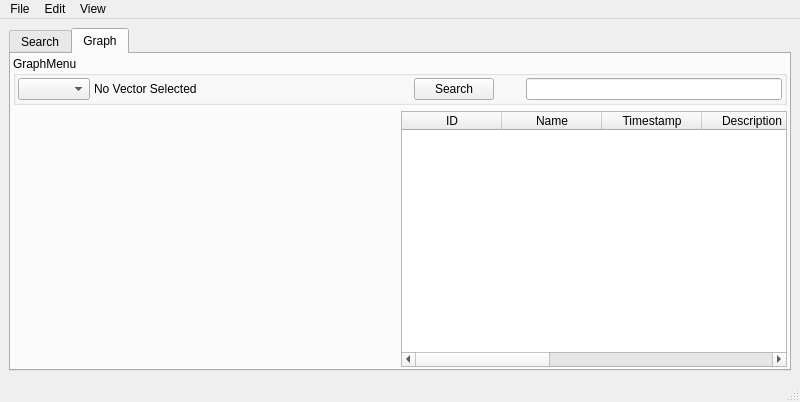
<?xml version="1.0" encoding="UTF-8"?>
<ui version="4.0">
 <class>MainWindow</class>
 <widget class="QMainWindow" name="MainWindow">
  <property name="geometry">
   <rect>
    <x>0</x>
    <y>0</y>
    <width>800</width>
    <height>402</height>
   </rect>
  </property>
  <property name="minimumSize">
   <size>
    <width>700</width>
    <height>400</height>
   </size>
  </property>
  <property name="windowTitle">
   <string>MainWindow</string>
  </property>
  <widget class="QWidget" name="centralwidget">
   <layout class="QGridLayout" name="gridLayout">
    <item row="0" column="0">
     <widget class="QTabWidget" name="tabWidget">
      <property name="currentIndex">
       <number>1</number>
      </property>
      <widget class="QWidget" name="SearchTab">
       <attribute name="title">
        <string>Search</string>
       </attribute>
       <layout class="QHBoxLayout" name="horizontalLayout_2" stretch="3,0">
        <property name="spacing">
         <number>2</number>
        </property>
        <property name="leftMargin">
         <number>2</number>
        </property>
        <property name="topMargin">
         <number>2</number>
        </property>
        <property name="rightMargin">
         <number>2</number>
        </property>
        <property name="bottomMargin">
         <number>2</number>
        </property>
        <item>
         <layout class="QVBoxLayout" name="verticalLayout" stretch="1,10">
          <property name="spacing">
           <number>2</number>
          </property>
          <item>
           <widget class="QGroupBox" name="groupBox_4">
            <property name="title">
             <string>GroupBox</string>
            </property>
            <layout class="QHBoxLayout" name="horizontalLayout_3">
             <property name="spacing">
              <number>2</number>
             </property>
             <property name="leftMargin">
              <number>2</number>
             </property>
             <property name="topMargin">
              <number>2</number>
             </property>
             <property name="rightMargin">
              <number>2</number>
             </property>
             <property name="bottomMargin">
              <number>2</number>
             </property>
             <item>
              <widget class="QPushButton" name="searchSearchButton">
               <property name="text">
                <string>Search</string>
               </property>
              </widget>
             </item>
             <item>
              <widget class="QLineEdit" name="lineEdit_2"/>
             </item>
             <item>
              <spacer name="horizontalSpacer_2">
               <property name="orientation">
                <enum>Qt::Horizontal</enum>
               </property>
               <property name="sizeType">
                <enum>QSizePolicy::Preferred</enum>
               </property>
               <property name="sizeHint" stdset="0">
                <size>
                 <width>40</width>
                 <height>20</height>
                </size>
               </property>
              </spacer>
             </item>
             <item>
              <widget class="QPushButton" name="filterButton">
               <property name="text">
                <string>Filter</string>
               </property>
              </widget>
             </item>
            </layout>
           </widget>
          </item>
          <item>
           <widget class="QTableWidget" name="tableWidget_2">
            <property name="sortingEnabled">
             <bool>true</bool>
            </property>
            <property name="rowCount">
             <number>10</number>
            </property>
            <attribute name="horizontalHeaderDefaultSectionSize">
             <number>120</number>
            </attribute>
            <row/>
            <row/>
            <row/>
            <row/>
            <row/>
            <row/>
            <row/>
            <row/>
            <row/>
            <row/>
            <column>
             <property name="text">
              <string>List number</string>
             </property>
            </column>
            <column>
             <property name="text">
              <string>Log entry timestamp</string>
             </property>
            </column>
            <column>
             <property name="text">
              <string>Log entry event</string>
             </property>
            </column>
            <column>
             <property name="text">
              <string>Vector</string>
             </property>
            </column>
           </widget>
          </item>
         </layout>
        </item>
        <item>
         <widget class="QGroupBox" name="groupBox_3">
          <property name="title">
           <string/>
          </property>
         </widget>
        </item>
       </layout>
      </widget>
      <widget class="QWidget" name="GraphTab">
       <attribute name="title">
        <string>Graph</string>
       </attribute>
       <layout class="QVBoxLayout" name="verticalLayout_2" stretch="1,10">
        <property name="leftMargin">
         <number>2</number>
        </property>
        <property name="topMargin">
         <number>2</number>
        </property>
        <property name="rightMargin">
         <number>2</number>
        </property>
        <property name="bottomMargin">
         <number>2</number>
        </property>
        <item>
         <widget class="QGroupBox" name="groupBox">
          <property name="title">
           <string>GraphMenu</string>
          </property>
          <layout class="QGridLayout" name="gridLayout_2" columnstretch="3,2,15,2,2,0,0">
           <property name="leftMargin">
            <number>2</number>
           </property>
           <property name="topMargin">
            <number>2</number>
           </property>
           <property name="rightMargin">
            <number>2</number>
           </property>
           <property name="bottomMargin">
            <number>2</number>
           </property>
           <property name="horizontalSpacing">
            <number>4</number>
           </property>
           <property name="verticalSpacing">
            <number>2</number>
           </property>
           <item row="0" column="5" colspan="2">
            <widget class="QLineEdit" name="graphLineEdit">
             <property name="sizePolicy">
              <sizepolicy hsizetype="Ignored" vsizetype="Fixed">
               <horstretch>9</horstretch>
               <verstretch>0</verstretch>
              </sizepolicy>
             </property>
            </widget>
           </item>
           <item row="0" column="3">
            <widget class="QPushButton" name="graphSearchButton_2">
             <property name="sizePolicy">
              <sizepolicy hsizetype="Fixed" vsizetype="Ignored">
               <horstretch>0</horstretch>
               <verstretch>0</verstretch>
              </sizepolicy>
             </property>
             <property name="text">
              <string>Search</string>
             </property>
            </widget>
           </item>
           <item row="0" column="0">
            <widget class="QComboBox" name="VectorMenu"/>
           </item>
           <item row="0" column="1">
            <widget class="QLabel" name="CurrentVector">
             <property name="text">
              <string>No Vector Selected</string>
             </property>
            </widget>
           </item>
           <item row="0" column="2">
            <spacer name="horizontalSpacer">
             <property name="orientation">
              <enum>Qt::Horizontal</enum>
             </property>
             <property name="sizeHint" stdset="0">
              <size>
               <width>40</width>
               <height>20</height>
              </size>
             </property>
            </spacer>
           </item>
          </layout>
         </widget>
        </item>
        <item>
         <layout class="QHBoxLayout" name="horizontalLayout" stretch="1,1">
          <property name="spacing">
           <number>2</number>
          </property>
          <item>
           <widget class="QWidget" name="graphArea" native="true">
            <property name="sizePolicy">
             <sizepolicy hsizetype="Expanding" vsizetype="Expanding">
              <horstretch>0</horstretch>
              <verstretch>0</verstretch>
             </sizepolicy>
            </property>
            <layout class="QVBoxLayout" name="verticalLayout_3"/>
           </widget>
          </item>
          <item>
           <widget class="QTableWidget" name="tableWidget">
            <property name="sizePolicy">
             <sizepolicy hsizetype="Expanding" vsizetype="Expanding">
              <horstretch>0</horstretch>
              <verstretch>0</verstretch>
             </sizepolicy>
            </property>
            <property name="sortingEnabled">
             <bool>true</bool>
            </property>
            <property name="rowCount">
             <number>0</number>
            </property>
            <column>
             <property name="text">
              <string>ID</string>
             </property>
            </column>
            <column>
             <property name="text">
              <string>Name</string>
             </property>
            </column>
            <column>
             <property name="text">
              <string>Timestamp</string>
             </property>
            </column>
            <column>
             <property name="text">
              <string>Description</string>
             </property>
            </column>
            <column>
             <property name="text">
              <string>Log Entry Reference</string>
             </property>
            </column>
            <column>
             <property name="text">
              <string>Log Creator</string>
             </property>
            </column>
            <column>
             <property name="text">
              <string>Event Type</string>
             </property>
            </column>
            <column>
             <property name="text">
              <string>Icon Type</string>
             </property>
            </column>
           </widget>
          </item>
         </layout>
        </item>
       </layout>
      </widget>
     </widget>
    </item>
   </layout>
  </widget>
  <widget class="QMenuBar" name="menubar">
   <property name="geometry">
    <rect>
     <x>0</x>
     <y>0</y>
     <width>800</width>
     <height>20</height>
    </rect>
   </property>
   <widget class="QMenu" name="menuFile">
    <property name="title">
     <string>File</string>
    </property>
    <addaction name="actionSave"/>
    <addaction name="actionAuto_Save"/>
    <addaction name="separator"/>
    <addaction name="actionExport"/>
    <addaction name="separator"/>
    <addaction name="actionSettings"/>
    <addaction name="actionVersion_Control"/>
    <addaction name="separator"/>
    <addaction name="actionClose_Exit"/>
   </widget>
   <widget class="QMenu" name="menuEdit">
    <property name="title">
     <string>Edit</string>
    </property>
    <addaction name="actionUndo"/>
    <addaction name="actionRedo"/>
    <addaction name="separator"/>
    <addaction name="actionFind"/>
    <addaction name="actionCopy"/>
    <addaction name="actionPaste"/>
    <addaction name="separator"/>
    <addaction name="actionFind_2"/>
   </widget>
   <widget class="QMenu" name="menuView">
    <property name="title">
     <string>View</string>
    </property>
   </widget>
   <addaction name="menuFile"/>
   <addaction name="menuEdit"/>
   <addaction name="menuView"/>
  </widget>
  <widget class="QStatusBar" name="statusbar"/>
  <action name="actionSave">
   <property name="text">
    <string>Save</string>
   </property>
  </action>
  <action name="actionAuto_Save">
   <property name="checkable">
    <bool>true</bool>
   </property>
   <property name="checked">
    <bool>true</bool>
   </property>
   <property name="text">
    <string>Auto-Save</string>
   </property>
  </action>
  <action name="actionExport">
   <property name="text">
    <string>Export...</string>
   </property>
  </action>
  <action name="actionClose_Exit">
   <property name="text">
    <string>Close/Exit</string>
   </property>
  </action>
  <action name="actionUndo">
   <property name="text">
    <string>Undo</string>
   </property>
   <property name="shortcut">
    <string>Ctrl+Z</string>
   </property>
  </action>
  <action name="actionRedo">
   <property name="text">
    <string>Redo</string>
   </property>
   <property name="shortcut">
    <string>Ctrl+Shift+Z</string>
   </property>
  </action>
  <action name="actionFind">
   <property name="text">
    <string>Cut</string>
   </property>
  </action>
  <action name="actionCopy">
   <property name="text">
    <string>Copy</string>
   </property>
  </action>
  <action name="actionPaste">
   <property name="text">
    <string>Paste</string>
   </property>
   <property name="shortcut">
    <string>Ctrl+V</string>
   </property>
  </action>
  <action name="actionFind_2">
   <property name="text">
    <string>Find</string>
   </property>
   <property name="shortcut">
    <string>Ctrl+F</string>
   </property>
  </action>
  <action name="actionSettings">
   <property name="text">
    <string>Settings</string>
   </property>
  </action>
  <action name="actionExport_2">
   <property name="text">
    <string>Export</string>
   </property>
  </action>
  <action name="actionVersion_Control">
   <property name="text">
    <string>Version Control</string>
   </property>
  </action>
  <action name="actionFileConfig">
   <property name="text">
    <string>Log File Configuration</string>
   </property>
  </action>
 </widget>
 <resources/>
 <connections/>
</ui>
